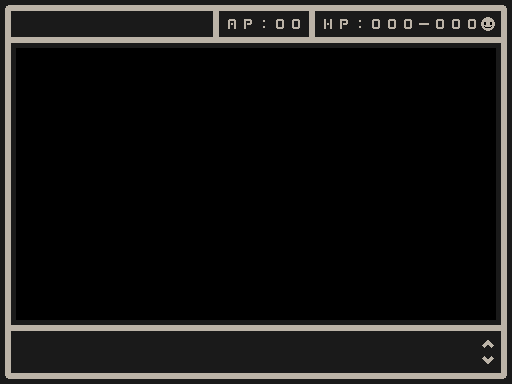

Below is a game level as drawn by its tile map, then a one-line description and the .tmx file that defines it, in full:
An orthogonal 32x24 tile map with 16x16 px tiles, 1 tile layer (Tile Layer 1) and 8 objects (8x 2).

<map version="1.8" tiledversion="1.8.1" orientation="orthogonal" renderorder="right-down" width="32" height="24" tilewidth="16" tileheight="16" infinite="0" nextlayerid="3" nextobjectid="43">
 <tileset firstgid="1" source="RougeLike.tsx" />
 <layer id="1" name="Tile Layer 1" width="32" height="24">
  <properties>
   <property name="Field" type="object" value="0" />
  </properties>
  <data encoding="csv">
1709,2684356266,2684356266,2684356266,2684356266,2684356266,2684356266,2684356266,2684356266,2684356266,2684356266,2684356266,2684356266,1712,2684356266,2684356266,2684356266,2684356266,2684356266,1712,2684356266,2684356266,2684356266,2684356266,2684356266,2684356266,2684356266,2684356266,2684356266,2684356266,2684356266,2684356269,
1706,1057,1057,1057,1057,1057,1057,1057,1057,1057,1057,1057,1057,1706,1956,2006,1918,1908,1908,1706,1963,2006,1918,1908,1908,1908,2054,1908,1908,1908,1764,1706,
1610614448,2684356266,2684356266,2684356266,2684356266,2684356266,2684356266,2684356266,2684356266,2684356266,2684356266,2684356266,2684356266,3221227184,2684356266,2684356266,2684356266,2684356266,2684356266,3221227184,2684356266,2684356266,2684356266,2684356266,2684356266,2684356266,2684356266,2684356266,2684356266,2684356266,2684356266,2684356272,
1706,1,1,1,1,1,1,1,1,1,1,1,1,1,1,1,1,1,1,1,1,1,1,1,1,1,1,1,1,1,1,1706,
1706,1,1,1,1,1,1,1,1,1,1,1,1,1,1,1,1,1,1,1,0,1,1,1,1,1,1,1,1,1,1,1706,
1706,1,1,1,1,1,1,1,1,1,1,1,1,1,1,1,1,1,1,1,1,1,1,1,1,1,1,1,1,1,1,1706,
1706,1,1,1,1,1,0,0,0,1,1,1,1,1,1,1,1,1,0,0,1,1,1,1,1,1,1,1,1,1,1,1706,
1706,1,1,1,1,1,1,1,1,1,1,1,1,1,1,1,1,0,0,0,1,1,1,1,1,1,1,1,1,1,1,1706,
1706,1,1,1,1,1,1,1,1,1,1,1,1,1,0,0,0,0,0,0,1,1,1,1,1,1,1,1,1,1,1,1706,
1706,1,1,1,1,1,1,1,1,1,1,1,1,1,0,0,0,0,0,0,1,1,1,1,0,1,1,1,1,1,0,1706,
1706,1,1,1,1,1,1,1,0,1,1,1,1,1,0,0,0,0,0,0,1,1,1,1,1,1,1,1,1,1,1,1706,
1706,0,0,0,1,1,1,1,1,1,0,1,1,1,1,0,1,1,1,1,1,1,1,1,1,1,1,1,1,1,1,1706,
1706,1,1,1,1,1,1,1,1,1,1,1,1,1,1,1,1,1,1,1,1,1,1,1,1,1,1,1,1,1,1,1706,
1706,1,1,1,1,1,1,1,1,1,1,1,1,1,1,1,1,1,1,1,1,1,1,1,1,1,1,1,1,1,1,1706,
1706,1,1,1,1,1,1,1,1,1,1,1,0,0,1,1,1,1,1,1,1,1,1,1,1,1,1,1,0,1,1,1706,
1706,1,1,0,1,1,0,0,0,0,0,0,0,0,1,1,1,0,0,0,0,1,0,0,0,1,1,1,1,1,1,1706,
1706,0,0,0,0,0,0,0,0,0,0,0,0,0,1,1,1,1,1,1,1,1,1,1,1,0,0,0,0,1,1,1706,
1706,0,0,0,0,0,0,0,0,0,0,0,0,0,0,1,1,0,0,0,0,1,0,0,0,0,0,0,0,0,0,1706,
1706,0,0,0,0,0,0,0,0,0,0,0,0,0,1,1,1,0,0,0,0,1,0,0,0,0,0,0,0,0,0,1706,
1706,0,0,0,0,0,0,0,0,0,0,0,0,0,1,1,1,1,1,1,1,1,1,1,1,1,1,1,1,1,1,1706,
1610614448,2684356266,2684356266,2684356266,2684356266,2684356266,2684356266,2684356266,2684356266,2684356266,2684356266,2684356266,2684356266,2684356266,2684356266,2684356266,2684356266,2684356266,2684356266,2684356266,2684356266,2684356266,2684356266,2684356266,2684356266,2684356266,2684356266,2684356266,2684356266,2684356266,2684356266,2684356272,
1706,1057,1057,1057,1057,1057,1057,1057,1057,1057,1057,1057,1057,1057,1057,1057,1057,1057,1057,1057,1057,1057,1057,1057,1057,1057,1057,1057,1057,1057,2040,1706,
1706,1057,1057,1057,1057,1057,1057,1057,1057,1057,1057,1057,1057,1057,1057,1057,1057,1057,1057,1057,1057,1057,1057,1057,1057,1057,1057,1057,1057,1057,2042,1706,
1610614445,2684356266,2684356266,2684356266,2684356266,2684356266,2684356266,2684356266,2684356266,2684356266,2684356266,2684356266,2684356266,2684356266,2684356266,2684356266,2684356266,2684356266,2684356266,2684356266,2684356266,2684356266,2684356266,2684356266,2684356266,2684356266,2684356266,2684356266,2684356266,2684356266,2684356266,3221227181
</data>
 </layer>
 <objectgroup id="2" name="Fields">
  <object id="3" name="fNAME" type="2" x="16" y="16" width="192" height="16" />
  <object id="32" name="fAP" type="2" x="272" y="16" width="32" height="16" />
  <object id="37" name="fHP" type="2" x="368" y="16" width="48" height="16" />
  <object id="38" name="fHPMax" type="2" x="432" y="16" width="48" height="16" />
  <object id="39" name="fConsole" type="2" x="16" y="336" width="464" height="32" />
  <object id="40" name="fConsoleUp" type="2" x="480" y="336" width="16" height="16" />
  <object id="41" name="fConsoleDown" type="2" x="480" y="352" width="16" height="16" />
  <object id="42" name="fCondition" type="2" x="480" y="16" width="16" height="16" />
 </objectgroup>
</map>